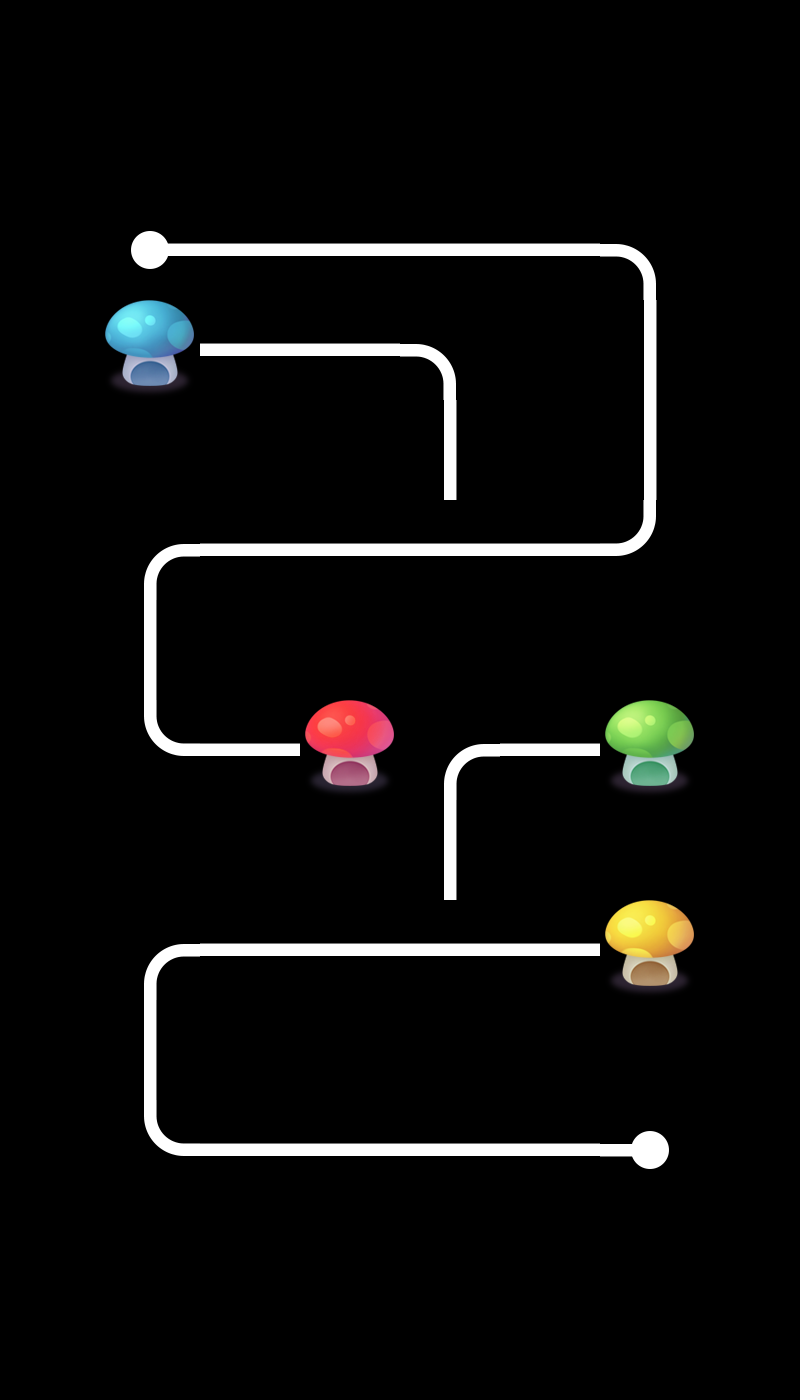

Below is a game level as drawn by its tile map, then a one-line description and the .tmx that defines it (tile-layer data replaced by summaries):
An orthogonal 8x14 tile map with 100x100 px tiles, 2 tile layers (layer0, layer1), 2 tilesets and 2 objects.

<map version="1.0" orientation="orthogonal" renderorder="right-down" width="8" height="14" tilewidth="100" tileheight="100" nextobjectid="3">
 <tileset firstgid="1" name="tiled" tilewidth="100" tileheight="100">
  <image source="tiled.png" width="500" height="400" />
 </tileset>
 <tileset firstgid="21" name="tiled" tilewidth="100" tileheight="100">
  <image source="tiled.png" width="500" height="400" />
 </tileset>
 <layer name="layer0" width="8" height="14">
  <data>[112 cells, 23 non-empty, 9 distinct tile ids]</data>
 </layer>
 <layer name="layer1" width="8" height="14">
  <data>[112 cells, 17 non-empty, 7 distinct tile ids]</data>
 </layer>
 <objectgroup name="object1">
  <object id="1" x="421.212" y="530.303" width="51.5152" height="45.4545">
   <properties>
    <property name="id" value="0" />
   </properties>
  </object>
  <object id="2" x="427.273" y="927.273" width="45.4545" height="48.4848">
   <properties>
    <property name="id" value="1" />
   </properties>
  </object>
 </objectgroup>
</map>
